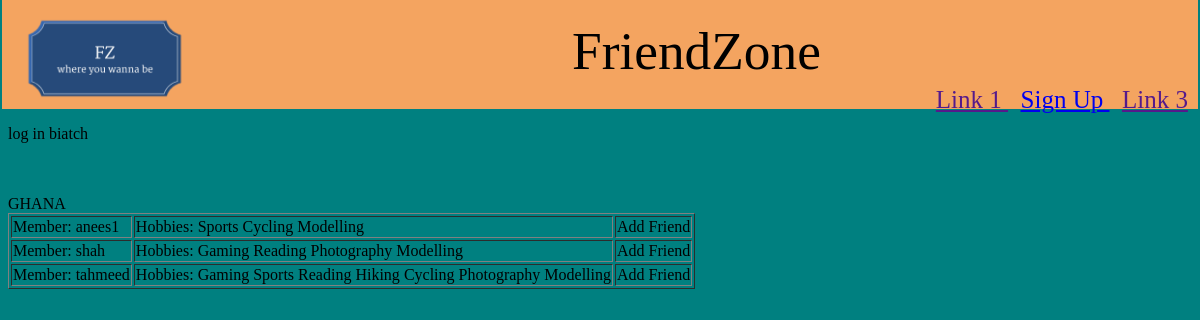
The app's page /index/ with its own data.
### FriendZoneApp/models.py (models this page shows)
class UserProfileModel(models.Model):
    user = models.OneToOneField(User, on_delete=models.CASCADE)
    gender = models.CharField(max_length = 1, choices = (('M', 'Male'), ('f', 'Female')), blank = True)
    age = models.PositiveIntegerField(blank = True, null = True)
    image = models.ImageField(upload_to='media/profile_images', blank = True)
    dob = models.DateField(blank = True, null = True)
    email = models.EmailField(blank = True)
    hobby = models.ManyToManyField(Hobby, blank = True)
    def __str__(self):
        return self.user.username
    class Meta:
        verbose_name = 'Profile'
        verbose_name_plural = 'Profiles'

class Hobby(models.Model):
    hobby = models.CharField(max_length= 20, choices = (('Gaming', 'Gaming'), ('Sports', 'Sports'),
    ('Reading', 'Reading'), ('Hiking', 'Hiking'), ('Cycling', 'Cycling'), ('Photography', 'Photography'),
    ('Modelling', 'Modelling')), blank = True)

### FriendZoneApp/views.py (the view)
# urls.py: path('index/', views.index, name='index'),
def index(request):
    loggedInUser = UserProfileModel.objects.exclude(id = request.user.id)
    context = {
        'members' : loggedInUser,
        'loggedInUser' : loggedInUser
    }
    return render(request, 'FriendZoneApp/index.html', context)

### FriendZoneApp/templates/FriendZoneApp/index.html
{% extends "FriendZoneApp/header.html" %}
{% block content %}
    {% if loggedin %}
        <table>
            <tr>
                <td>
                    {% if profile.image %}
                        <img></img>
                    {% else %}
                        <img></img>
                    {% endif %}
                </td>
                <td>
                </td>
            </tr>
        </table>
    {% else %}
        <br>
        <br>
    {% endif %}
        GHANA
        <table border="solid">
        {% for member in members %}
            <tr>
                <td>Member: {{ member }}</td>
                <td>Hobbies:
                    {% for h in member.hobby.all %}
                        {{ h.hobby }}
                    {% endfor %}
                </td>
                <td>Add Friend</td>
            </tr>
        {% endfor %}
        </table>
{% endblock %}

### records on screen
UserProfileModel: user.username "anees1"
Hobby: hobby "Sports"
Hobby: hobby "Cycling"
Hobby: hobby "Modelling"
UserProfileModel: user.username "shah"
Hobby: hobby "Gaming"
Hobby: hobby "Reading"
Hobby: hobby "Photography"
UserProfileModel: user.username "tahmeed"
Hobby: hobby "Hiking"
